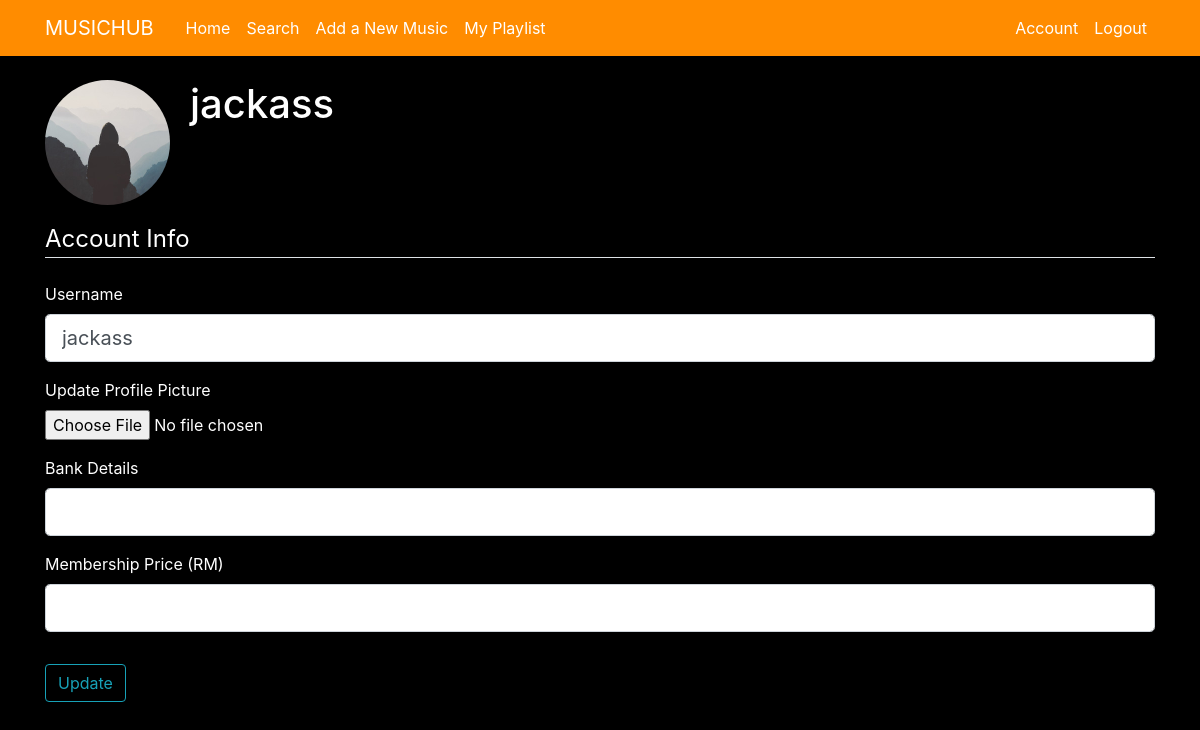
Before: /account (signed in) with the older database file.
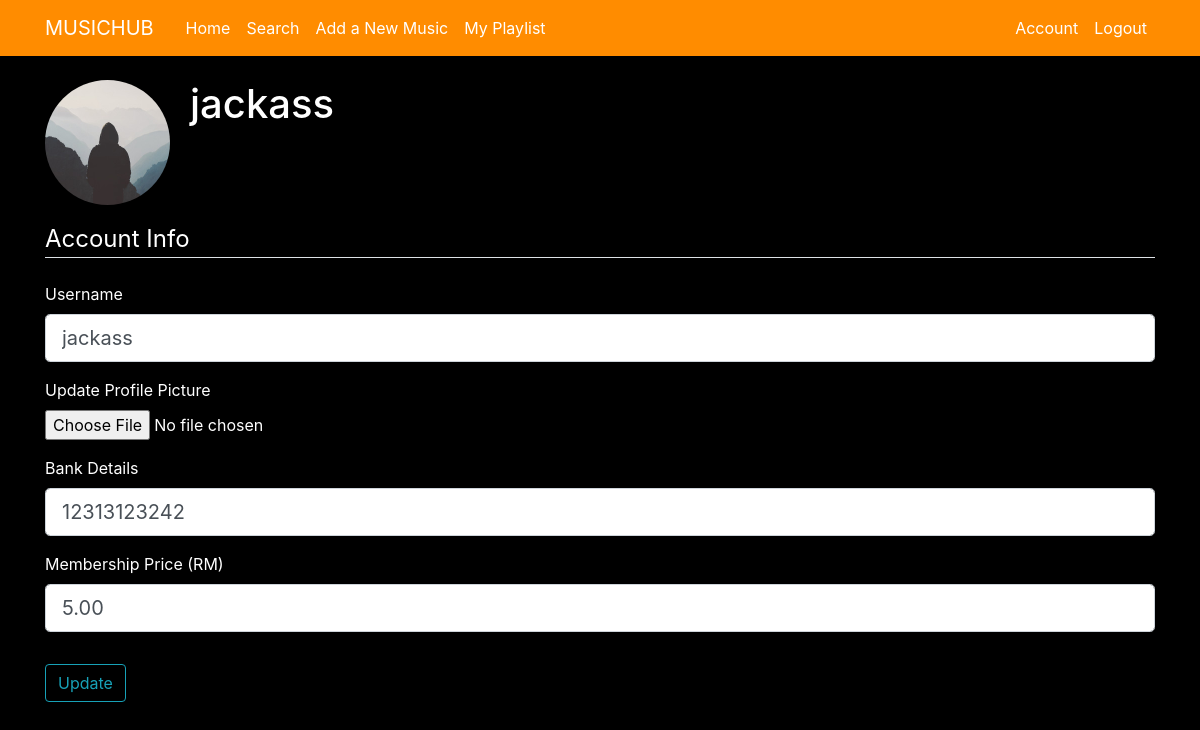
After: the same page with the newer database file.
### musicapp/models.py (models this page shows, shortened)
class User(db.Model, UserMixin):
    id = db.Column(db.Integer, primary_key=True)
    username = db.Column(db.String(20), unique=True, nullable=False)
    image_file = db.Column(db.String(20), nullable=False, default='default.jpg')
    password = db.Column(db.String(60), nullable=False)
    role = db.Column(db.String(10), nullable=False, default='user')  # 'user' or 'creator'
    bank_details = db.Column(db.String(50), nullable=True)  # Only for creators

### musicapp/routes.py (the view)
@bp.route("/account", methods=['GET', 'POST'])
@login_required
def account():
    form = UpdateAccountForm()
    if form.validate_on_submit():
        if form.picture.data:
            picture_file = save_picture(form.picture.data)
            current_user.image_file = picture_file
        current_user.username = form.username.data
        if current_user.role == 'creator':
            current_user.bank_details = form.bank_details.data
            membership = Membership.query.filter_by(creator_id=current_user.id).first()
            if membership:
                membership.price = form.membership_price.data
            else:
                new_membership = Membership(price=form.membership_price.data, creator_id=current_user.id)
                db.session.add(new_membership)
        db.session.commit()
        flash('Your account has been updated!', 'success')
        return redirect(url_for('main.account'))
    elif request.method == 'GET':
        form.username.data = current_user.username
        if current_user.role == 'creator':
            form.bank_details.data = current_user.bank_details
            membership = Membership.query.filter_by(creator_id=current_user.id).first()
            if membership:
                form.membership_price.data = membership.price
    else:
        print(form.errors)  # Print form errors to debug
    image_file = url_for('static', filename='profile_pics/' + current_user.image_file)
    return render_template('account.html', title='Account', image_file=image_file, form=form)

### musicapp/forms.py (shortened to what this page needs)
class UpdateAccountForm(FlaskForm):
    username = StringField('Username', validators=[DataRequired(), Length(min=2, max=20)])
    picture = FileField('Update Profile Picture', validators=[FileAllowed(['jpg', 'png'])])
    bank_details = StringField('Bank Details', validators=[Optional(), Length(min=10, max=50)])
    membership_price = DecimalField('Membership Price (RM)', validators=[Optional(), NumberRange(min=1, max=9999)], places=2)
    submit = SubmitField('Update')

### musicapp/models.py (called while the page is built)
@login_manager.user_loader
def load_user(user_id):
    return User.query.get(int(user_id))

### musicapp/templates/account.html (shortened to what this page needs)
{% extends "layout.html" %}
{% block content %}
    <div class="content-section">
      <div class="media">
        <img class="rounded-circle account-img" src="{{ image_file }}">
        <div class="media-body">
          <h2 class="account-heading">{{ current_user.username }}</h2>
        </div>
      </div>
        <form method="POST" action="" enctype="multipart/form-data">
            <fieldset class="form-group">
                <legend class="border-bottom mb-4">Account Info</legend>
                <div class="form-group">
                    {{ form.username.label(class="form-control-label") }}
                    {% if form.username.errors %}
                        {{ form.username(class="form-control form-control-lg is-invalid") }}
                        <div class="invalid-feedback">
                            {% for error in form.username.errors %}
                                <span>{{ error }}</span>
                            {% endfor %}
                        </div>
                    {% else %}
                        {{ form.username(class="form-control form-control-lg") }}
                    {% endif %}
                </div>
                <div class="form-group">
                    {{ form.picture.label() }}
                    {{ form.picture(class="form-control-file") }}
                </div>
                {% if current_user.role == 'creator' %}
                    <div class="form-group">
                        {{ form.bank_details.label(class="form-control-label") }}
                        {% if form.bank_details.errors %}
                            {{ form.bank_details(class="form-control form-control-lg is-invalid") }}
                            <div class="invalid-feedback">
                                {% for error in form.bank_details.errors %}
                                    <span>{{ error }}</span>
                                {% endfor %}
                            </div>
                        {% else %}
                            {{ form.bank_details(class="form-control form-control-lg") }}
                        {% endif %}
                    </div>
                    <div class="form-group">
                        {{ form.membership_price.label(class="form-control-label") }}
                        {{ form.membership_price(class="form-control form-control-lg") }}
                    </div>
                {% endif %}
            </fieldset>
            <div class="form-group">
                {{ form.submit(class="btn btn-outline-info") }}
            </div>
        </form>
    </div>
{% endblock content %}

Changed rows visible on the page:
changed User "jackass": bank_details (not shown) → "12313123242"
Other visible differences:
form field membership_price: (not shown) → "5.00"
